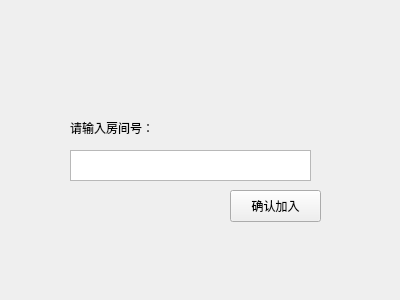
<?xml version="1.0" encoding="UTF-8"?>
<ui version="4.0">
 <class>Floatpan</class>
 <widget class="QWidget" name="Floatpan">
  <property name="geometry">
   <rect>
    <x>0</x>
    <y>0</y>
    <width>400</width>
    <height>300</height>
   </rect>
  </property>
  <property name="windowTitle">
   <string>Form</string>
  </property>
  <widget class="QTextEdit" name="textEdit">
   <property name="geometry">
    <rect>
     <x>70</x>
     <y>150</y>
     <width>241</width>
     <height>31</height>
    </rect>
   </property>
  </widget>
  <widget class="QLabel" name="label">
   <property name="geometry">
    <rect>
     <x>70</x>
     <y>120</y>
     <width>131</width>
     <height>16</height>
    </rect>
   </property>
   <property name="text">
    <string>请输入房间号：</string>
   </property>
  </widget>
  <widget class="QPushButton" name="pushButton">
   <property name="geometry">
    <rect>
     <x>230</x>
     <y>190</y>
     <width>91</width>
     <height>32</height>
    </rect>
   </property>
   <property name="text">
    <string>确认加入</string>
   </property>
  </widget>
 </widget>
 <resources/>
 <connections/>
</ui>
